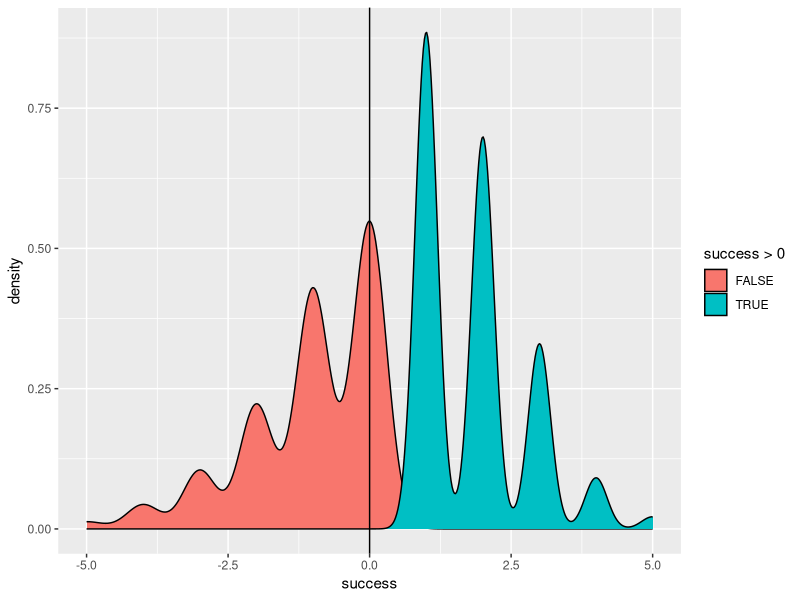

The R source for this figure:
library(purrr)
library(ggplot2)
# Set up dice sides
sides <- list(
    # Positive dice - boost, ability, proficiency
    "b" = 6,
    "a" = 8,
    "p" = 12,
    # Negative dice - setback, difficulty, challenge
    "s" = 6,
    "d" = 8,
    "c" = 12
)

# Define positive dice ---------------------------------------------------------
successes <- list(
    # Positive dice only - boost, ability, proficiency
    "b" = c(0, 0 , 1, 1, 0, 0),
    "a" = c(0, 1, 1, 2, 0, 0, 1, 0),
    "p" = c(0, 1, 1, 2, 2, 0, 1, 1, 1, 0, 0, 1)
)

advantages <- list(
    # Positive dice only - boost, ability, proficiency
    "b" = c(0, 0, 0, 1, 2, 1),
    "a" = c(0, 0, 0, 0, 1, 1, 1, 2),
    "p" = c(0, 0, 0, 0, 0, 1, 1, 1, 1, 2, 2, 0)
)

triumphs <- list("p" = c(rep(0, 11), 1))

# Define positive dice ---------------------------------------------------------
failures <- list(
    "s" = c(0, 0 , 1, 1, 0, 0),
    "d" = c(0, 1, 2, 0, 0, 0, 0, 1),
    "c" = c(0, 1, 1, 2, 2, 0, 0, 1, 1, 0, 0, 1)
)

threat <- list(
    "s" = c(0, 0 , 0, 0, 1, 1),
    "d" = c(0, 0, 0, 1, 1, 1, 2, 1),
    "c" = c(rep(0, 5), rep(1, 4), 2, 2, 0)
)

despair <- list("c" = c(rep(0, 11), 1))

`%||%` <- rlang::`%||%`
# Functions ---------------------------------------------------------------
roll_die <- function(die) {
    side <- sample(sides[[die]], 1)
    c(
        # Positive results
        suc = successes[[die]][[side]] %||% 0,
        adv = advantages[[die]][[side]] %||% 0,
        tri = triumphs[[die]][[side]] %||% 0,

        # Negative results
        fail = failures[[die]][[side]] %||% 0,
        thre = threat[[die]][[side]] %||% 0,
        desp = despair[[die]][[side]] %||% 0
    )
}

roll_dice <- function(die, times) {
    if ( times == 0 ) {
        c(
            # Positive results
            suc = 0,
            adv = 0,
            tri = 0,
            # Negative results
            fail = 0,
            thre = 0,
            desp = 0
        )
    } else {
        .out <- purrr::map(seq_len(times), ~roll_die(die))
        tapply(unlist(.out), names(unlist(.out)), sum, default = 0L)
    }
}



roll_pool <- function(b = 0, a = 0, p = 0, s = 0, d = 0, c = 0) {
    dice <- list(b, a, p, s, d, c)
    dice <- purrr::set_names(dice, c("b", "a", "p", "s", "d", "c"))
    dice %>%
        purrr::imap(~roll_dice(.y, .x)) %>%
        purrr::map(t) %>%
        purrr::map_dfr(tibble::as_tibble) %>%
        colSums()
}

process_pool <- function(pool_results) {
    pool <- pool_results
    net_success <- pool[["suc"]] - pool[["fail"]]
    net_adv <- pool[["adv"]] - pool[["thre"]]
    c(
        success = net_success,
        advantage = net_adv,
        triumph = pool[["tri"]],
        despair = pool[["desp"]]
        )
}

simulate_pool <- function(times = 100, b = 0, a = 0, p = 0, s = 0, d = 0, c = 0) {
    times <- seq_len(times)
    pools <- purrr::map(times, ~roll_pool(b, c, p, s, d, c))
    processed <- purrr::map(pools, process_pool)
    transf <- purrr::map(processed, t)
    purrr::map_dfr(transf, tibble::as_tibble)
}

res <- simulate_pool(1000, a = 2, p = 2, s = 1, d = 2, c = 1)
ggplot(res, aes(success, fill = success > 0)) +
    geom_density() +
    geom_vline(xintercept = 0)
